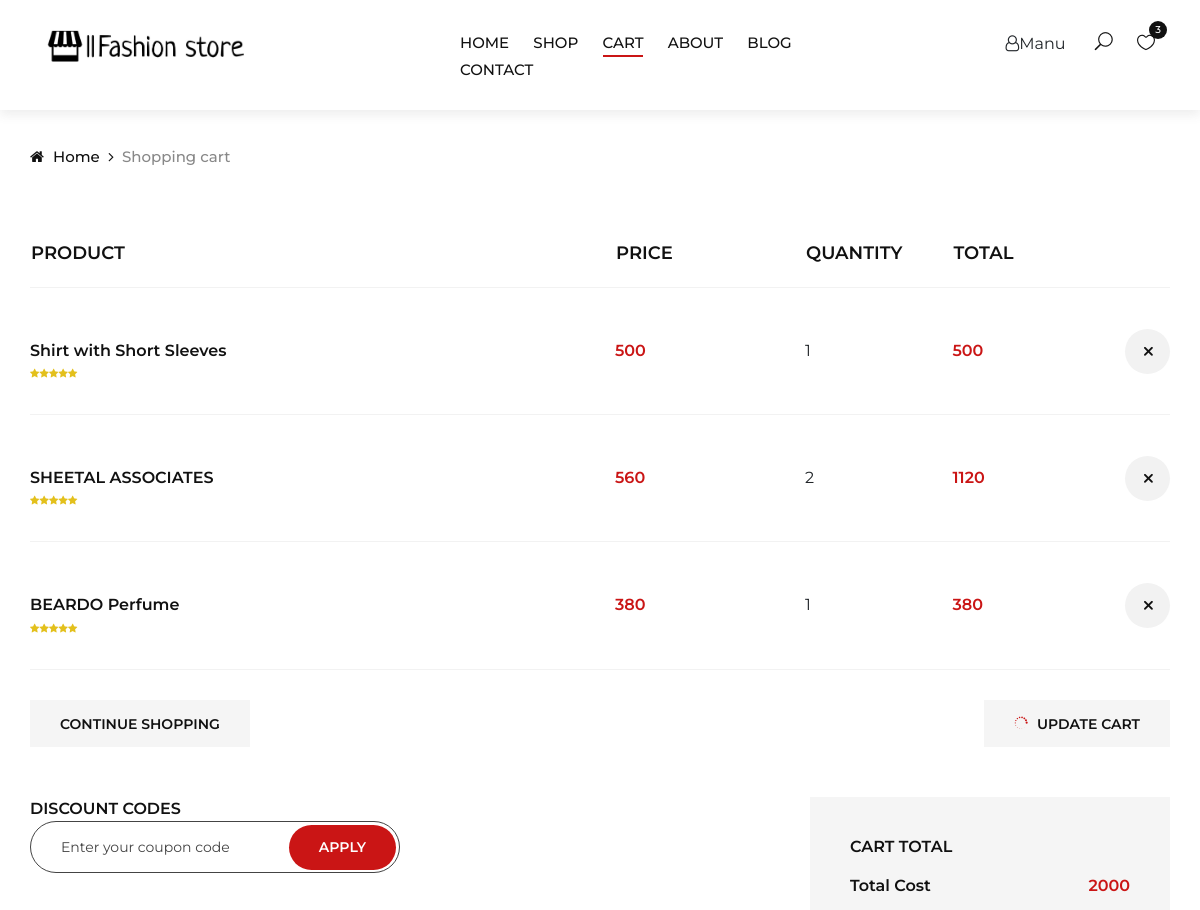
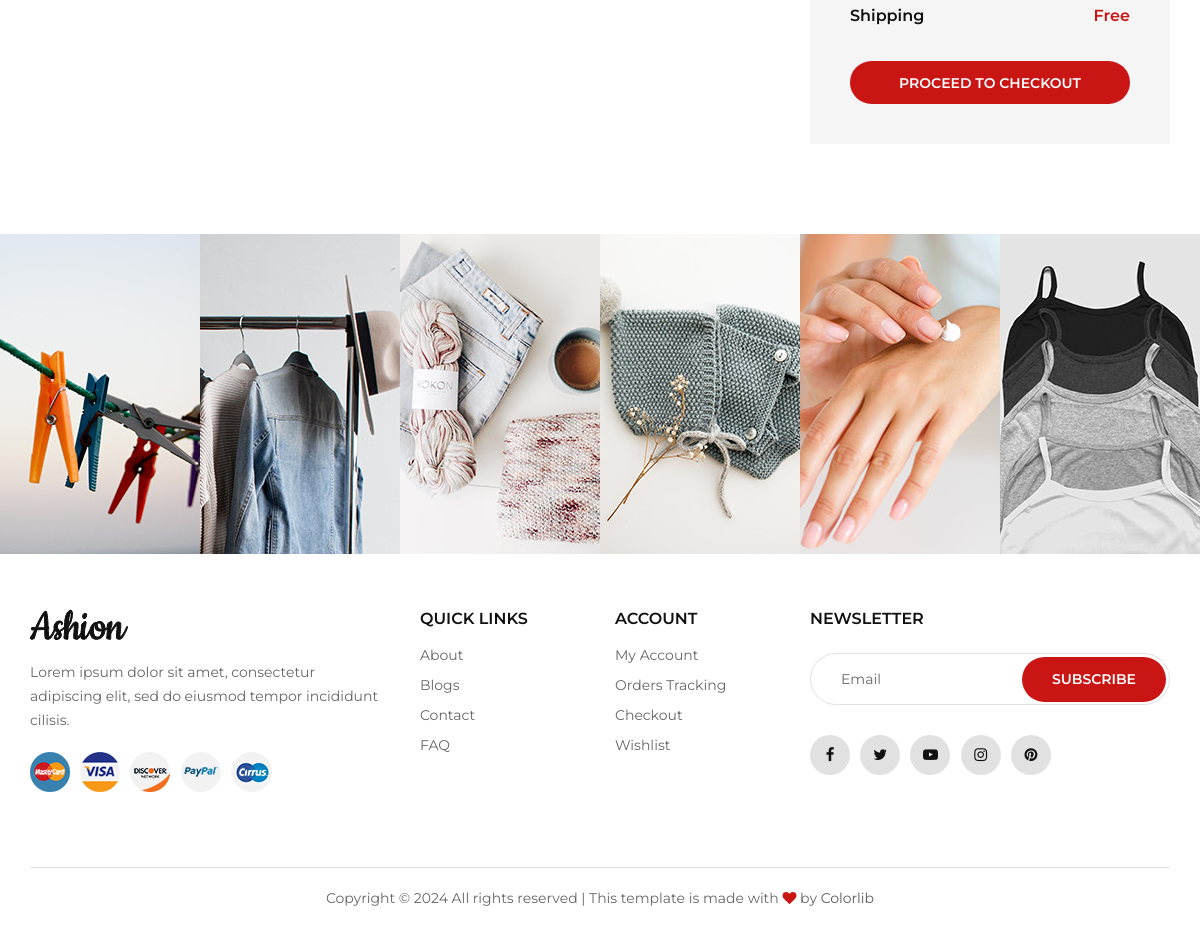
The app's page /cartpage/ (signed in) with its own data (2 pictures, top to bottom).
### frontend/models.py (models this page shows)
class cartdb(models.Model):
    qty = models.IntegerField(null=True, blank=True)
    price = models.IntegerField(null=True,blank=True)
    tprice = models.IntegerField(null=True,blank=True)
    uname = models.CharField(max_length=100,null=True,blank=True)
    pname = models.CharField(max_length=100,null=True,blank=True)
    image = models.ImageField(upload_to="img",null=True,blank=True)

### frontend/views.py (the view)
# urls.py: path('cartpage/', views.cartpage, name="cartpage"),
def cartpage(request):
    data = cartdb.objects.filter(uname=request.session['name'])
    dataa = wishlistdb.objects.filter(uname=request.session['name'])
    x = 0
    tprice = 0
    for i in data:
        tprice = tprice+i.tprice
    for i in dataa:
        x += 1
    return render(request,"cart.html",{'data':data, 'tprice':tprice,'x':x})

### frontend/templates/cart.html (shortened to what this page needs)
<!DOCTYPE html>
{% load static %}
<html lang="zxx">
<head>
    <link rel="stylesheet" href="{% static 'web/css/bootstrap.min.css' %}" type="text/css">
    <link rel="stylesheet" href="{% static 'web/css/font-awesome.min.css' %}" type="text/css">
    <link rel="stylesheet" href="{% static 'web/css/elegant-icons.css' %}" type="text/css">
    <link rel="stylesheet" href="{% static 'web/css/jquery-ui.min.css' %}" type="text/css">
    <link rel="stylesheet" href="{% static 'web/css/magnific-popup.css' %}" type="text/css">
    <link rel="stylesheet" href="{% static 'web/css/owl.carousel.min.css' %}" type="text/css">
    <link rel="stylesheet" href="{% static 'web/css/slicknav.min.css' %}" type="text/css">
    <link rel="stylesheet" href="{% static 'web/css/style.css' %}" type="text/css">
</head>
<body>
    <header class="header">
        <div class="container-fluid">
            <div class="row">
                <div class="col-xl-3 col-lg-2">
                    <div class="header__logo">
                        <a href="{% url 'homep' %}"><img src="{% static 'web/img/logosp.jpeg' %}" height="40px" alt=""></a>
                    </div>
                </div>
                <div class="col-xl-6 col-lg-7">
                    <nav class="header__menu">
                        <ul style="margin-left:130px">
                            <li><a href="{% url 'homep' %}">Home</a></li>
                            <li><a href="{% url 'store' %}">Shop</a></li>
                            <li class="active"><a href="{% url 'cartpage' %}">Cart</a></li>
                            <li><a href="{% url 'about' %}">About</a></li>
                            <li><a href="{% url 'blog' %}">Blog</a></li>
                            <li><a href="{% url 'contact' %}">Contact</a></li>
                        </ul>
                    </nav>
                </div>
                <div class="col-lg-3">
                    <div class="header__right">
                        <div class="header__right__auth">
                            <span><i class="fa fa-user-o"></i>{{request.session.name}}</span>
                        </div>
                        <ul class="header__right__widget">
                            <li><span class="icon_search search-switch"></span></li>
                            <li><a href="{% url 'wishlistv' %}"><span class="icon_heart_alt"></span>
                                <div class="tip">{{x}}</div>
                            </a></li>
                        </ul>
                    </div>
                </div>
            </div>
        </div>
    </header>
    <div class="breadcrumb-option">
        <div class="container">
            <div class="row">
                <div class="col-lg-12">
                    <div class="breadcrumb__links">
                        <a href="{% url 'homep' %}"><i class="fa fa-home"></i> Home</a>
                        <span>Shopping cart</span>
                    </div>
                </div>
            </div>
        </div>
    </div>
    <section class="shop-cart spad">
        <div class="container">
            <div class="row">
                <div class="col-lg-12">
                    <div class="shop__cart__table">
                        <table>
                            <thead>
                                <tr>
                                    <th>Product</th>
                                    <th>Price</th>
                                    <th>Quantity</th>
                                    <th>Total</th>
                                    <th></th>
                                </tr>
                            </thead>
                            <tbody>
                            {% for d in data %}
                                <tr>
                                    <td class="cart__product__item">
                                        <div class="cart__product__item__title">
                                            <h6>{{d.pname}}</h6>
                                            <div class="rating">
                                                <i class="fa fa-star"></i>
                                                <i class="fa fa-star"></i>
                                                <i class="fa fa-star"></i>
                                                <i class="fa fa-star"></i>
                                                <i class="fa fa-star"></i>
                                            </div>
                                        </div>
                                    </td>
                                    <td class="cart__price">{{d.price}}</td>
                                    <td>
                                        {{d.qty}}
                                    </td>
                                    <td class="cart__total">{{d.tprice}}</td>
                                    <td class="cart__close"><a href="{% url 'deletecart' did=d.id %}"><span class="icon_close"></span></a></td>
                                </tr>
                            {% endfor %}
                            </tbody>
                        </table>
                    </div>
                </div>
            </div>
            <div class="row">
                <div class="col-lg-6 col-md-6 col-sm-6">
                    <div class="cart__btn">
                        <a href="{% url 'store' %}">Continue Shopping</a>
                    </div>
                </div>
                <div class="col-lg-6 col-md-6 col-sm-6">
                    <div class="cart__btn update__btn">
                        <a href="#"><span class="icon_loading"></span> Update cart</a>
                    </div>
                </div>
            </div>
            <div class="row">
                <div class="col-lg-6">
                    <div class="discount__content">
                        <h6>Discount codes</h6>
                        <form action="#">
                            <input type="text" placeholder="Enter your coupon code">
                            <button type="submit" class="site-btn">Apply</button>
                        </form>
                    </div>
                </div>
                <div class="col-lg-4 offset-lg-2">
                    <div class="cart__total__procced">
                        <h6>Cart total</h6>
                        <ul>
                            <li>Total Cost <span>{{tprice}}</span></li>
                            <li>Shipping<span>Free</span></li>
                        </ul>
                        <a href="{% url 'checkout' %}" class="primary-btn">Proceed to checkout</a>
                    </div>
                </div>
            </div>
        </div>
    </section>
    <div class="instagram">
        <div class="container-fluid">
            <div class="row">
                <div class="col-lg-2 col-md-4 col-sm-4 p-0">
                    <div class="instagram__item set-bg" data-setbg="img/instagram/insta-1.jpg">
                    </div>
                </div>
                <div class="col-lg-2 col-md-4 col-sm-4 p-0">
                    <div class="instagram__item set-bg" data-setbg="img/instagram/insta-2.jpg">
                    </div>
                </div>
                <div class="col-lg-2 col-md-4 col-sm-4 p-0">
                    <div class="instagram__item set-bg" data-setbg="img/instagram/insta-3.jpg">
                    </div>
                </div>
                <div class="col-lg-2 col-md-4 col-sm-4 p-0">
                    <div class="instagram__item set-bg" data-setbg="img/instagram/insta-4.jpg">
                    </div>
                </div>
                <div class="col-lg-2 col-md-4 col-sm-4 p-0">
                    <div class="instagram__item set-bg" data-setbg="img/instagram/insta-5.jpg">
                    </div>
                </div>
                <div class="col-lg-2 col-md-4 col-sm-4 p-0">
                    <div class="instagram__item set-bg" data-setbg="img/instagram/insta-6.jpg">
                    </div>
                </div>
            </div>
        </div>
    </div>
    <footer class="footer">
        <div class="container">
            <div class="row">
                <div class="col-lg-4 col-md-6 col-sm-7">
                    <div class="footer__about">
                        <div class="footer__logo">
                            <a href="./index.html"><img src="img/logo.png" alt=""></a>
                        </div>
                        <p>Lorem ipsum dolor sit amet, consectetur adipiscing elit, sed do eiusmod tempor incididunt
                        cilisis.</p>
                        <div class="footer__payment">
                            <a href="#"><img src="img/payment/payment-1.png" alt=""></a>
                            <a href="#"><img src="img/payment/payment-2.png" alt=""></a>
                            <a href="#"><img src="img/payment/payment-3.png" alt=""></a>
                            <a href="#"><img src="img/payment/payment-4.png" alt=""></a>
                            <a href="#"><img src="img/payment/payment-5.png" alt=""></a>
                        </div>
                    </div>
                </div>
                <div class="col-lg-2 col-md-3 col-sm-5">
                    <div class="footer__widget">
                        <h6>Quick links</h6>
                        <ul>
                            <li><a href="#">About</a></li>
                            <li><a href="#">Blogs</a></li>
                            <li><a href="#">Contact</a></li>
                            <li><a href="#">FAQ</a></li>
                        </ul>
                    </div>
                </div>
                <div class="col-lg-2 col-md-3 col-sm-4">
                    <div class="footer__widget">
                        <h6>Account</h6>
                        <ul>
                            <li><a href="#">My Account</a></li>
                            <li><a href="#">Orders Tracking</a></li>
                            <li><a href="#">Checkout</a></li>
                            <li><a href="#">Wishlist</a></li>
                        </ul>
                    </div>
                </div>
                <div class="col-lg-4 col-md-8 col-sm-8">
                    <div class="footer__newslatter">
                        <h6>NEWSLETTER</h6>
                        <form action="#">
                            <input type="text" placeholder="Email">
                            <button type="submit" class="site-btn">Subscribe</button>
                        </form>
                        <div class="footer__social">
                            <a href="#"><i class="fa fa-facebook"></i></a>
                            <a href="#"><i class="fa fa-twitter"></i></a>
                            <a href="#"><i class="fa fa-youtube-play"></i></a>
                            <a href="#"><i class="fa fa-instagram"></i></a>
                            <a href="#"><i class="fa fa-pinterest"></i></a>
                        </div>
                    </div>
                </div>
            </div>
            <div class="row">
                <div class="col-lg-12">
                    <div class="footer__copyright__text">
                        <p>Copyright &copy; <script>document.write(new Date().getFullYear());</script> All rights reserved | This template is made with <i class="fa fa-heart" aria-hidden="true"></i> by <a href="https://colorlib.com" target="_blank">Colorlib</a></p>
                    </div>
                </div>
            </div>
        </div>
    </footer>
</body>
</html>

### records on screen
cartdb: pname "Shirt with Short Sleeves", price "500", qty "1", tprice "500"
cartdb: pname "SHEETAL ASSOCIATES", price "560", qty "2", tprice "1120"
cartdb: pname "BEARDO Perfume", price "380", qty "1", tprice "380"

### other values on screen
{{ request.session.name }} "Manu"
{{ x }} "3"
{{ tprice }} "2000"
